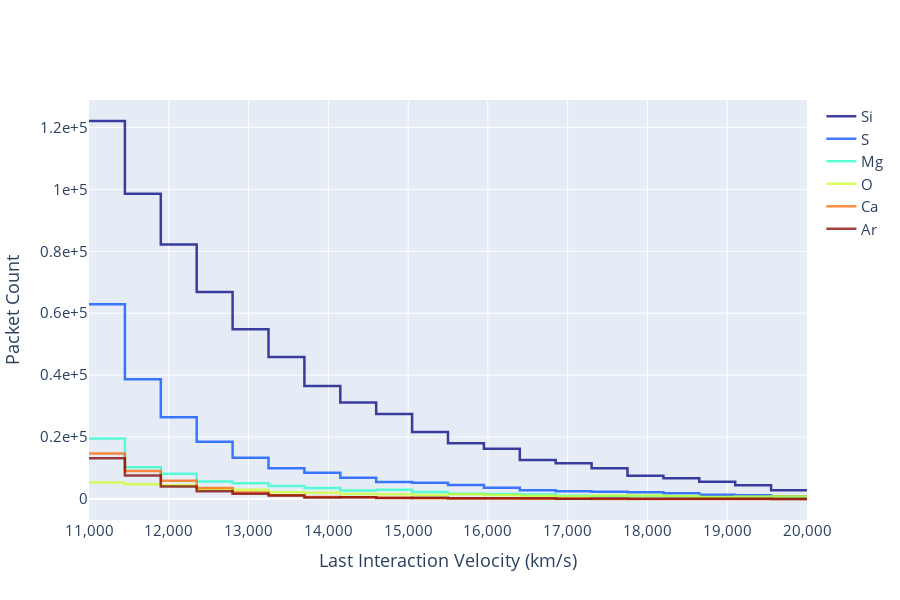

Source (notebook cell):
### Markdown cell above
The `nelements` option allows you to plot the top contributing elements to the spectrum. Only the top elements are shown in the plot. Please note this works only for elements and not for ions.

### Code cell
plotter.generate_plot_ply(nelements=10)
